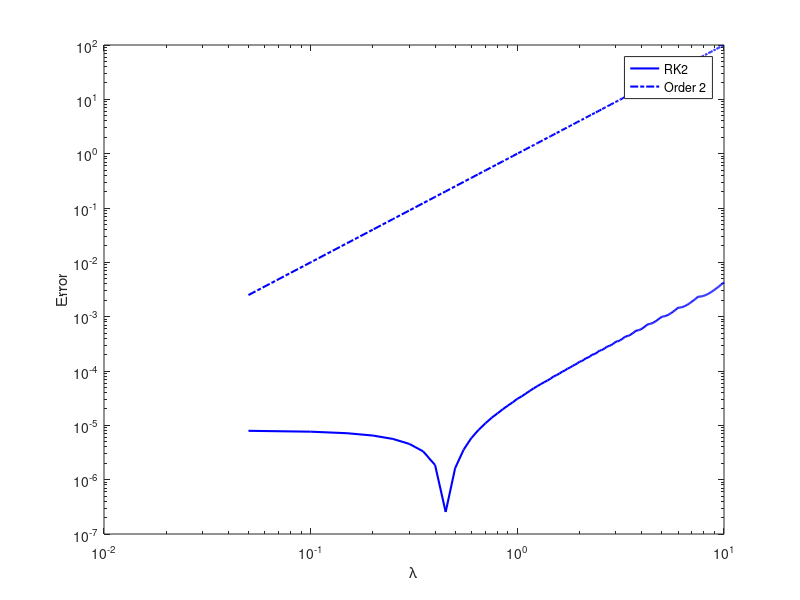

Source code (MATLAB):
%% RK 2
clc; clear variables;

% butcher table
gamma = 1 - (1/sqrt(2));
A = [gamma, 0;
     1-(2*gamma), gamma];
b = [1/2, 1/2]';
c = [gamma, 1-gamma]';

s = numel(b); % length of butcher table


% Temporal convergence
Nx = 100;
xvals = linspace(0, 1, Nx + 1)' ;
dx = xvals(2) - xvals(1);

lambdavals = 0.05:0.05:10;
errors = zeros(numel(lambdavals), 1);

tf = 0.3;
dtvals = lambdavals .* (dx);

Dxx = (1/(dx^2))*gallery('tridiag', Nx - 1, 1, -2, 1);    

for k = 1:numel(lambdavals)
    tvals = 0:dtvals(k):tf;
    if tvals(end) ~= tf
        tvals = [tvals, tf];
    end
    Nt = numel(tvals);

    u = sin(pi*xvals);
    u = u(2:end-1); % only on interior nodes (Dirichlet BCs)

    % RK4 Method ---->
    % loop over timesteps
    kvals = zeros(s, Nx - 1); % initialize k vector
    for n = 2:Nt
        dt = tvals(n) - tvals(n-1);

        k1 = (eye(Nx - 1) - (Dxx*dt*A(1, 1)))\(Dxx*u);
        k2 = (eye(Nx - 1) - (Dxx*dt*A(2, 2)))\(Dxx*u + Dxx*dt*(A(2, 1)*k1));
    
        % take weighted average of k values to approximate u
        u = u + dt*sum(b .* [k1, k2]')';
    end
    u = [0;u;0]; %bring BCs back in
    exact = exp(-pi^2*tf)*sin(pi*xvals);
    errors(k) = dx*sum(abs(u - exact)); % L1 norm
end

figure(1); clf; loglog(lambdavals, errors, 'b-', 'LineWidth', 1.5);
hold on; loglog(lambdavals, lambdavals.^2, 'b-.', 'LineWidth', 1.5);
xlabel('\lambda'); ylabel('Error');
legend('RK2', 'Order 2');

% Spatial Convergence
Nxvals = [40, 80, 160, 320];
errors = zeros(numel(Nxvals), 1);
tf = 0.3;

for k = 1:numel(Nxvals)
    Nx = Nxvals(k);
    xvals = linspace(0, 1, Nx + 1)';

    dx = xvals(2) - xvals(1);
    Dxx = (1/(dx^2))*gallery('tridiag', Nx - 1, 1, -2, 1);  % centered difference method 
    
    dt = 1*dx;    
    tvals = 0:dt:tf;

    if tvals(end) ~= tf
        tvals = [tvals, tf];
    end
    Nt = numel(tvals);

    u = sin(pi*xvals);
    u = u(2:end-1); % only on interior nodes (Dirichlet BCs)

    % RK4 Method ---->
    % loop over timesteps
    kvals = zeros(s, Nx - 1); % initialize k vector
    for n = 2:Nt
        dt = tvals(n) - tvals(n-1);
        
        k1 = (eye(Nx - 1) - (Dxx*dt*A(1, 1)))\(Dxx*u);
        k2 = (eye(Nx - 1) - (Dxx*dt*A(2, 2)))\(Dxx*u + Dxx*dt*(A(2, 1)*k1));
    
        % take weighted average of k values to approximate u
        u = u + dt*sum(b .* [k1, k2]')';
            
    end
    u = [0;u;0]; %bring BCs back in
    exact = exp(-pi^2*tf)*sin(pi*xvals);
    errors(k) = dx*sum(abs(u - exact)); % L1 norm
end

% Spatial accuracy
disp('Spatial Accuracy Order = ')
disp(log2(errors(1:end-1)./errors(2:end)))